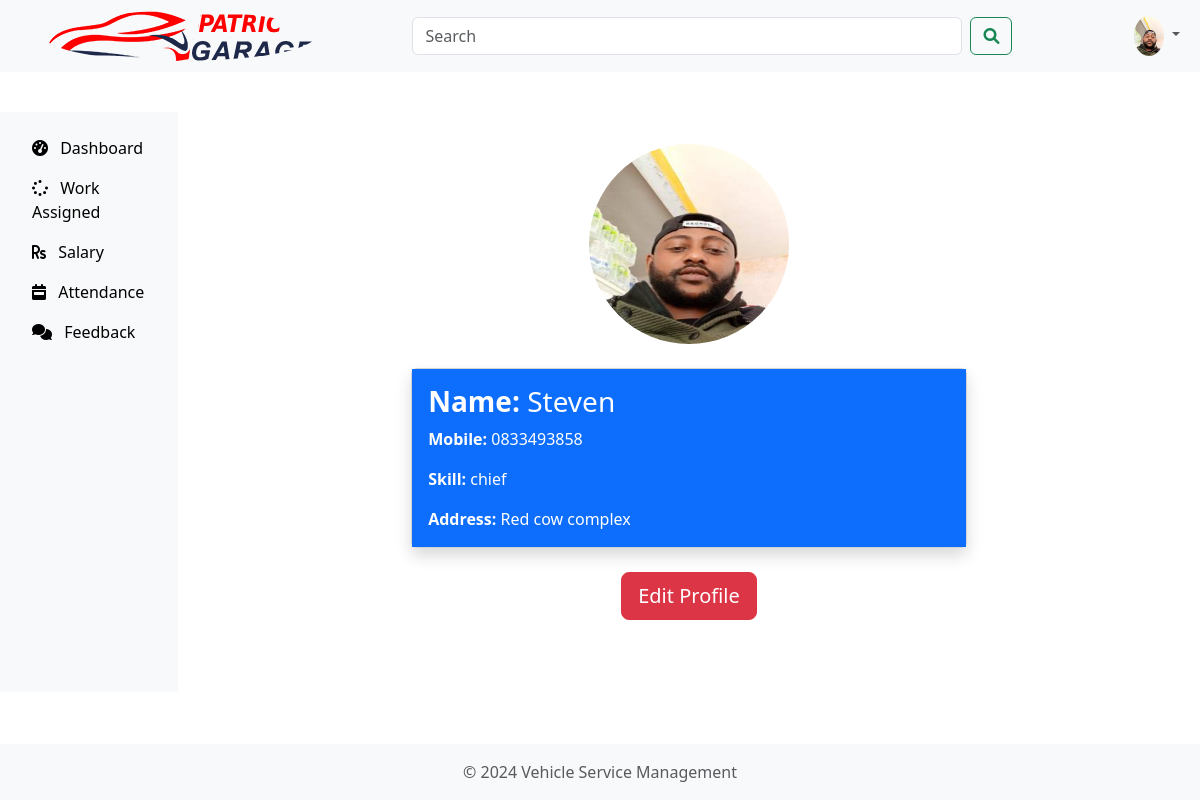
Screenshot of /mechanic-profile (signed in) with the database file from the repository.
### vehicle/models.py (models this page shows, shortened)
class Mechanic(models.Model):
    user = models.OneToOneField(User, on_delete=models.CASCADE)
    address = models.CharField(max_length=500)
    mobile = models.CharField(max_length=20)
    skill = models.CharField(max_length=500)
    salary = models.PositiveIntegerField(null=True, blank=True)
    status = models.BooleanField(default=False)
    profile_pic = models.ImageField(upload_to='profile_pic/MechanicProfilePic/', null=True, blank=True)
    def __str__(self):
        return self.user.first_name

### vehicle/views.py (the view)
# urls.py: path('mechanic-profile', views.mechanic_profile_view,name='mechanic-profile'),
@login_required(login_url='mechaniclogin')
@user_passes_test(is_mechanic)
def mechanic_profile_view(request):
    mechanic=models.Mechanic.objects.get(user_id=request.user.id)
    return render(request,'vehicle/mechanic_profile.html',{'mechanic':mechanic})

### vehicle/views.py (called while the page is built)
def is_mechanic(user):
    return user.groups.filter(name='MECHANIC').exists()

### vehicle/templates/vehicle/mechanic_profile.html (shortened to what this page needs)
{% extends 'vehicle/mechanicbase.html' %}
{% load static %}
{% block content %}
<head>
  <link href="https://cdn.jsdelivr.net/npm/bootstrap@5.3.0/dist/css/bootstrap.min.css" rel="stylesheet">
</head>
<div class="container py-5">
  <div class="row justify-content-center mb-4">
    <div class="col-auto">
      <img src="{{ mechanic.profile_pic.url }}" alt="Profile Picture" class="img-fluid" style="width:200px; height:200px;">
    </div>
  </div>
  <div class="card shadow center">
    <div class="card-body bg-primary text-white">
      <h3 class="card-title"><strong>Name:</strong> {{ mechanic }}</h3>
      <p class="card-text"><strong>Mobile:</strong> {{ mechanic.mobile }}</p>
      <p class="card-text"><strong>Skill:</strong> {{ mechanic.skill }}</p>
      <p class="card-text"><strong>Address:</strong> {{ mechanic.address }}</p>
    </div>
  </div>
  <div class="text-center mt-4">
    <a href="/edit-mechanic-profile" class="btn btn-danger btn-lg"><span>Edit Profile</span></a>
  </div>
</div>
{% endblock content %}

### vehicle/templates/vehicle/mechanicbase.html (shortened to what this page needs)
<!DOCTYPE html>
{% load static %}
<html lang="en">
<head>
  <link href="https://cdn.jsdelivr.net/npm/bootstrap@5.3.0/dist/css/bootstrap.min.css" rel="stylesheet">
  <link rel="stylesheet" href="https://cdnjs.cloudflare.com/ajax/libs/font-awesome/6.0.0-beta3/css/all.min.css">
</head>
<body class="d-flex flex-column min-vh-100">
  <nav class="navbar navbar-expand-lg navbar-light bg-light">
    <div class="container-fluid">
      <a class="navbar-brand" href="/customer-dashboard">
        <div class="logo"><a href="{% url 'mechanic-dashboard' %}"><img src="{% static 'vehicle/images/logo.png' %}" alt="Logo"></a></div>
      </a>
      <div class="collapse navbar-collapse" id="navbarSupportedContent">
        <form class="d-flex ms-auto" style="flex: 1; max-width: 600px;">
          <input class="form-control me-2" type="search" placeholder="Search" aria-label="Search">
          <button class="btn btn-outline-success" type="submit"><i class="fas fa-search"></i></button>
        </form>
        <ul class="navbar-nav ms-auto mb-2 mb-lg-0">
          <li class="nav-item">
            <a class="nav-link" href="#" onclick="switchTheme()">
            </a>
          </li>
          <li class="nav-item dropdown">
            <a class="nav-link dropdown-toggle" href="#" id="navbarDropdown" role="button" data-bs-toggle="dropdown" aria-expanded="false">
              <img src="{{ mechanic.profile_pic.url }}" alt="User image" class="rounded-circle" width="30">
            </a>
          </li>
        </ul>
      </div>
    </div>
  </nav>
  <div class="d-flex">
    <nav id="sidebar" class="bg-light p-3" style="margin-top: 40px;" >
      <ul class="nav flex-column">
        <li class="nav-item">
          <a class="nav-link" href="/mechanic-dashboard" style="color: black;">
            <i class="fas fa-tachometer-alt me-2"></i> Dashboard
          </a>
        </li>
        <li class="nav-item">
          <a class="nav-link" href="/mechanic-work-assigned" style="color: black;">
            <i class="fas fa-spinner me-2"></i> Work Assigned
          </a>
        </li>
        <li class="nav-item">
          <a class="nav-link" href="/mechanic-salary" style="color: black;">
            <i class="fas fa-rupee-sign me-2"></i> Salary
          </a>
        </li>
        <li class="nav-item">
          <a class="nav-link" href="/mechanic-attendance" style="color: black;">
            <i class="fas fa-calendar-week me-2"></i> Attendance
          </a>
        </li>
        <li class="nav-item">
          <a class="nav-link" href="/mechanic-feedback" style="color: black;">
            <i class="fas fa-comments me-2"></i> Feedback
          </a>
        </li>
      </ul>
    </nav>
    <div class="container-fluid">
      <div class="content p-4">
        {% block content %}{% endblock content %}
      </div>
    </div>
  </div>
  <footer class="mt-auto py-3 bg-light">
    <div class="container text-center">
      <span class="text-muted">&copy; 2024 Vehicle Service Management</span>
    </div>
  </footer>
</body>
</html>

### vehicle/templates/vehicle/mechanic_profile.html (style rules this page uses)
img { border-radius: 50%; }
.center { margin: auto; width: 60%; }

### rows the page displays
Mechanic: profile_pic (picture), user.first_name "Steven", mobile "0833493858", skill "chief", address "Red cow complex"
